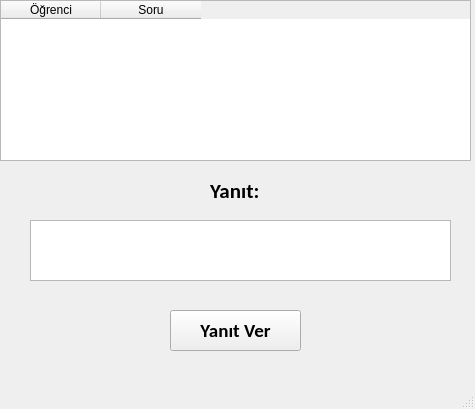
<?xml version="1.0" encoding="UTF-8"?>
<ui version="4.0">
 <class>MainWindow</class>
 <widget class="QMainWindow" name="MainWindow">
  <property name="geometry">
   <rect>
    <x>0</x>
    <y>0</y>
    <width>475</width>
    <height>409</height>
   </rect>
  </property>
  <property name="windowTitle">
   <string>Öğretmen</string>
  </property>
  <widget class="QWidget" name="centralwidget">
   <widget class="QLabel" name="label">
    <property name="geometry">
     <rect>
      <x>210</x>
      <y>180</y>
      <width>51</width>
      <height>21</height>
     </rect>
    </property>
    <property name="font">
     <font>
      <family>Calibri</family>
      <pointsize>16</pointsize>
      <weight>75</weight>
      <bold>true</bold>
     </font>
    </property>
    <property name="text">
     <string>Yanıt:</string>
    </property>
   </widget>
   <widget class="QTableWidget" name="tablo">
    <property name="geometry">
     <rect>
      <x>0</x>
      <y>0</y>
      <width>471</width>
      <height>161</height>
     </rect>
    </property>
    <column>
     <property name="text">
      <string>Öğrenci</string>
     </property>
    </column>
    <column>
     <property name="text">
      <string>Soru</string>
     </property>
    </column>
   </widget>
   <widget class="QTextEdit" name="yanitText">
    <property name="geometry">
     <rect>
      <x>30</x>
      <y>220</y>
      <width>421</width>
      <height>61</height>
     </rect>
    </property>
    <property name="font">
     <font>
      <family>Calibri</family>
      <pointsize>12</pointsize>
     </font>
    </property>
   </widget>
   <widget class="QPushButton" name="yorumYapButon">
    <property name="geometry">
     <rect>
      <x>170</x>
      <y>310</y>
      <width>131</width>
      <height>41</height>
     </rect>
    </property>
    <property name="font">
     <font>
      <family>Calibri</family>
      <pointsize>14</pointsize>
      <weight>75</weight>
      <bold>true</bold>
     </font>
    </property>
    <property name="text">
     <string>Yanıt Ver</string>
    </property>
   </widget>
  </widget>
  <widget class="QMenuBar" name="menubar">
   <property name="geometry">
    <rect>
     <x>0</x>
     <y>0</y>
     <width>475</width>
     <height>21</height>
    </rect>
   </property>
  </widget>
  <widget class="QStatusBar" name="statusbar"/>
 </widget>
 <resources/>
 <connections/>
</ui>
